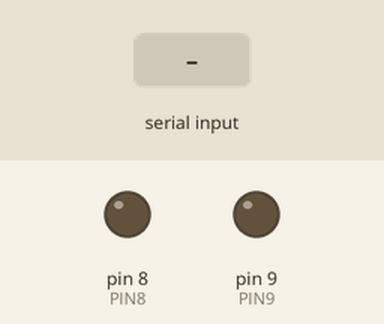
Recording of a program running on a simulated Arduino Uno, built with avr-gcc and run on an emulated ATmega328P. Parts: output pins drawn as LEDs (lit = HIGH). Inputs (shaded band) come from the test bench.

Above: at 1.2 s.
1.3 s: "zielona\n" received over Serial
At 2.5 s:
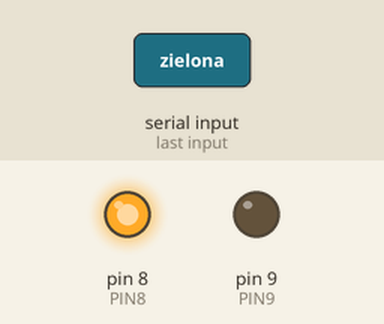
2.8 s: "czerwona\n" received over Serial
At 3.9 s:
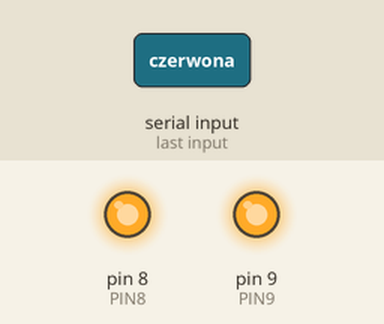
4.3 s: "zielona\n" received over Serial
At 5.0 s:
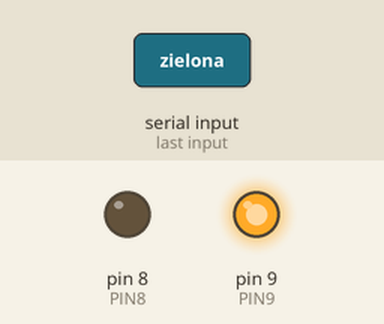
Timing chart, 0 to 7.3 s (numbered marks = the images above; inputs shaded):
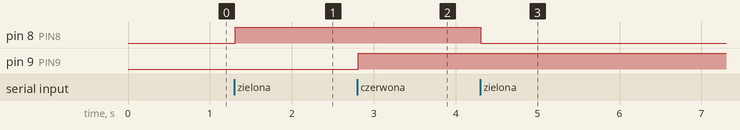

Measured:
- after the input at 1.3 s, pin 8 (PIN8): LOW → HIGH at once
- after the input at 2.8 s, pin 9 (PIN9): LOW → HIGH at once
- after the input at 4.3 s, pin 8 (PIN8): HIGH → LOW at once

The program:

main.cpp
```cpp
#include <Arduino.h>
#define PIN8 8
#define PIN9 9
String odebraneDane = "";
bool led8 = 0;
bool led9 = 0;

void setup() {
  Serial.begin(9600);
  pinMode(PIN8, OUTPUT);
  pinMode(PIN9, OUTPUT);
}

/*
void loop() {
  if(Serial.available() > 0) {
    odebraneDane = Serial.readStringUntil('\n');
    if(odebraneDane == "zielona") {
      digitalWrite(PIN8, HIGH);
      delay(1000);
      digitalWrite(PIN8, LOW);
    }
    else if(odebraneDane == "czerwona") {
      digitalWrite(PIN9, HIGH);
      delay(1000);
      digitalWrite(PIN9, LOW);
    }
    else {
      Serial.println("===PODALES NIEPOPRAWNY KOLOR===");
    }
  }
}
*/

void loop() {
  if(Serial.available() > 0) {
    odebraneDane = Serial.readStringUntil('\n');
    if(odebraneDane == "zielona") {
      if(led8 == 0) {
        digitalWrite(PIN8, HIGH);
        led8 = 1;
      }
      else  {
        digitalWrite(PIN8, LOW);
        led8 = 0;
      }
    }
    else if(odebraneDane == "czerwona") {
      if(led9 == 0) {
        digitalWrite(PIN9, HIGH);
        led9 = 1;
      }
      else {
        digitalWrite(PIN9, LOW);
        led9 = 0;
      }
    }
    else {
      Serial.println("===PODALES NIEPOPRAWNY KOLOR===");
    }
  }
}
```
